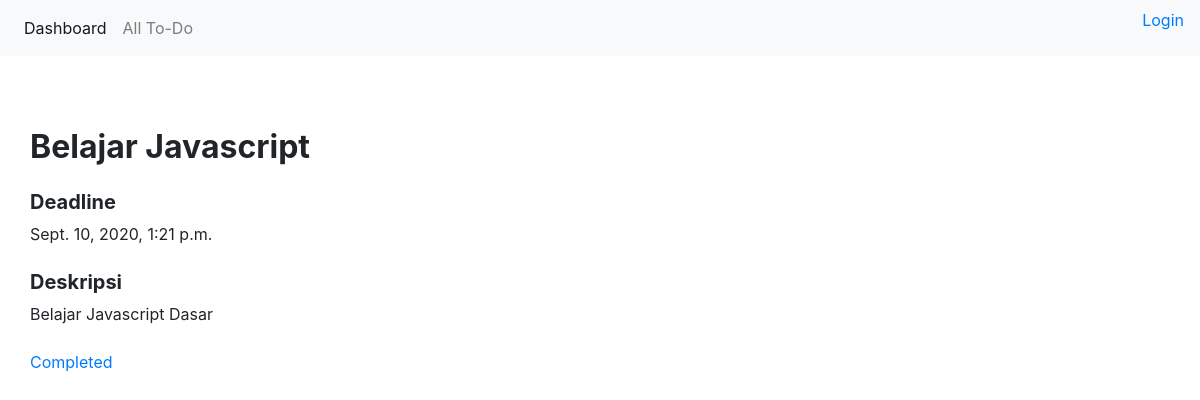
Screenshot of /todoes/3 with the database file from the repository.
### todoapp/models.py (models this page shows, shortened)
class Todo(models.Model):
    STATUSES = (
        (0, 'Completed'),
        (1, 'Not Completed'),
    )
    title = models.CharField(max_length=100)
    deadline = models.DateTimeField(default=timezone.now)
    description = models.TextField(max_length=500)
    status = models.PositiveSmallIntegerField(choices=STATUSES, default=0)
    user = User()

### todoapp/views.py (the view)
# urls.py: path('todoes/<int:pk>', views.DetailTodoView.as_view(), name='todo-detail' ),
class DetailTodoView(DetailView):
    model = Todo
    template_name = 'todoes/todo_detail.html'

### templates/todoes/todo_detail.html (shortened to what this page needs)
{% extends 'base.html' %}
{% block content %}
<div class="container-fluid mt-4">
    <div class="row">
        <div class="col-6">
            <h2 class="mt-4"><b>{{object.title}}</b></h2>
            <h5 class="mt-4"><b>Deadline</b></h5>
            <p>{{object.deadline}}</p>
            <h5 class="mt-4"><b>Deskripsi</b></h5>
            <p>{{object.description}}</p>
            <p class="mt-4"><a href="{% url 'todo-edit' object.id %}">{{object.get_status_display}}</a></p>
        </div>
    </div>
</div>
{% endblock content %}

### rows the page displays
Todo: title "Belajar Javascript", deadline "Sept. 10, 2020, 1:21 p.m.", description "Belajar Javascript Dasar", status "Completed"
